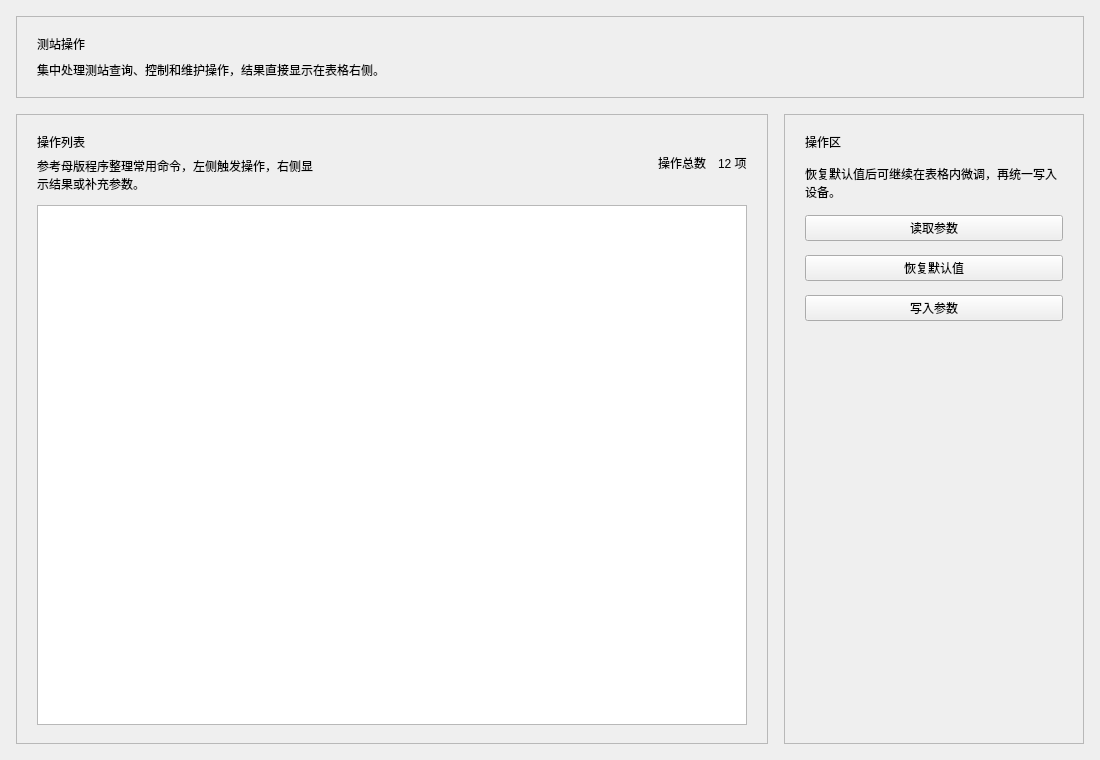
<?xml version="1.0" encoding="UTF-8"?>
<ui version="4.0">
 <class>yunxingcanshu</class>
 <widget class="QWidget" name="yunxingcanshu">
  <property name="geometry">
   <rect>
    <x>0</x>
    <y>0</y>
    <width>1100</width>
    <height>760</height>
   </rect>
  </property>
  <property name="windowTitle">
   <string>测站操作</string>
  </property>
  <layout class="QVBoxLayout" name="verticalLayout">
   <property name="spacing">
    <number>16</number>
   </property>
   <property name="leftMargin">
    <number>16</number>
   </property>
   <property name="topMargin">
    <number>16</number>
   </property>
   <property name="rightMargin">
    <number>16</number>
   </property>
   <property name="bottomMargin">
    <number>16</number>
   </property>
   <item>
    <widget class="QFrame" name="summaryCard">
     <property name="frameShape">
      <enum>QFrame::StyledPanel</enum>
     </property>
     <layout class="QVBoxLayout" name="verticalLayoutSummary">
      <property name="spacing">
       <number>8</number>
      </property>
      <property name="leftMargin">
       <number>20</number>
      </property>
      <property name="topMargin">
       <number>18</number>
      </property>
      <property name="rightMargin">
       <number>20</number>
      </property>
      <property name="bottomMargin">
       <number>18</number>
      </property>
      <item>
       <widget class="QLabel" name="pageTitle">
        <property name="text">
         <string>测站操作</string>
        </property>
       </widget>
      </item>
      <item>
       <widget class="QLabel" name="pageSubtitle">
        <property name="text">
         <string>集中处理测站查询、控制和维护操作，结果直接显示在表格右侧。</string>
        </property>
        <property name="wordWrap">
         <bool>true</bool>
        </property>
       </widget>
      </item>
     </layout>
    </widget>
   </item>
   <item>
    <layout class="QHBoxLayout" name="horizontalLayoutMain">
     <property name="spacing">
      <number>16</number>
     </property>
     <item>
      <widget class="QFrame" name="tableCard">
       <property name="frameShape">
        <enum>QFrame::StyledPanel</enum>
       </property>
       <layout class="QVBoxLayout" name="verticalLayoutTableCard">
        <property name="spacing">
         <number>12</number>
        </property>
        <property name="leftMargin">
         <number>20</number>
        </property>
        <property name="topMargin">
         <number>18</number>
        </property>
        <property name="rightMargin">
         <number>20</number>
        </property>
        <property name="bottomMargin">
         <number>18</number>
        </property>
        <item>
         <layout class="QHBoxLayout" name="horizontalLayoutTableHeader">
          <property name="spacing">
           <number>12</number>
          </property>
          <item>
           <layout class="QVBoxLayout" name="verticalLayoutTableTitle">
            <property name="spacing">
             <number>6</number>
            </property>
            <item>
             <widget class="QLabel" name="tableTitleLabel">
              <property name="text">
               <string>操作列表</string>
              </property>
             </widget>
            </item>
            <item>
             <widget class="QLabel" name="tableHintLabel">
              <property name="text">
               <string>参考母版程序整理常用命令，左侧触发操作，右侧显示结果或补充参数。</string>
              </property>
              <property name="wordWrap">
               <bool>true</bool>
              </property>
             </widget>
            </item>
           </layout>
          </item>
          <item>
           <spacer name="horizontalSpacer">
            <property name="orientation">
             <enum>Qt::Horizontal</enum>
            </property>
            <property name="sizeHint" stdset="0">
             <size>
              <width>40</width>
              <height>20</height>
             </size>
            </property>
           </spacer>
          </item>
          <item>
           <widget class="QLabel" name="labelListCountTitle">
            <property name="text">
             <string>操作总数</string>
            </property>
           </widget>
          </item>
          <item>
           <widget class="QLabel" name="labelListCountValue">
            <property name="text">
             <string>12 项</string>
            </property>
           </widget>
          </item>
         </layout>
        </item>
        <item>
         <widget class="QTableWidget" name="tableWidget">
          <property name="alternatingRowColors">
           <bool>true</bool>
          </property>
          <property name="selectionBehavior">
           <enum>QAbstractItemView::SelectItems</enum>
          </property>
          <property name="showGrid">
           <bool>true</bool>
          </property>
          <attribute name="horizontalHeaderDefaultSectionSize">
           <number>140</number>
          </attribute>
          <attribute name="horizontalHeaderStretchLastSection">
           <bool>true</bool>
          </attribute>
         </widget>
        </item>
       </layout>
      </widget>
     </item>
     <item>
      <widget class="QFrame" name="actionCard">
       <property name="minimumSize">
        <size>
         <width>260</width>
         <height>0</height>
        </size>
       </property>
       <property name="maximumSize">
        <size>
         <width>300</width>
         <height>16777215</height>
        </size>
       </property>
       <property name="frameShape">
        <enum>QFrame::StyledPanel</enum>
       </property>
       <layout class="QVBoxLayout" name="verticalLayoutActionCard">
        <property name="spacing">
         <number>14</number>
        </property>
        <property name="leftMargin">
         <number>20</number>
        </property>
        <property name="topMargin">
         <number>18</number>
        </property>
        <property name="rightMargin">
         <number>20</number>
        </property>
        <property name="bottomMargin">
         <number>18</number>
        </property>
        <item>
         <widget class="QLabel" name="pageHeaderBadgeValue">
          <property name="text">
           <string>操作区</string>
          </property>
         </widget>
        </item>
        <item>
         <widget class="QLabel" name="sendHintLabel">
          <property name="text">
           <string>恢复默认值后可继续在表格内微调，再统一写入设备。</string>
          </property>
          <property name="wordWrap">
           <bool>true</bool>
          </property>
         </widget>
        </item>
        <item>
         <widget class="QPushButton" name="read_Button">
          <property name="text">
           <string>读取参数</string>
          </property>
         </widget>
        </item>
        <item>
         <widget class="QPushButton" name="huifu_Button">
          <property name="text">
           <string>恢复默认值</string>
          </property>
         </widget>
        </item>
        <item>
         <widget class="QPushButton" name="set_Button">
          <property name="text">
           <string>写入参数</string>
          </property>
         </widget>
        </item>
        <item>
         <spacer name="verticalSpacer">
          <property name="orientation">
           <enum>Qt::Vertical</enum>
          </property>
          <property name="sizeHint" stdset="0">
           <size>
            <width>20</width>
            <height>40</height>
           </size>
          </property>
         </spacer>
        </item>
       </layout>
      </widget>
     </item>
    </layout>
   </item>
  </layout>
 </widget>
 <resources/>
 <connections/>
</ui>
